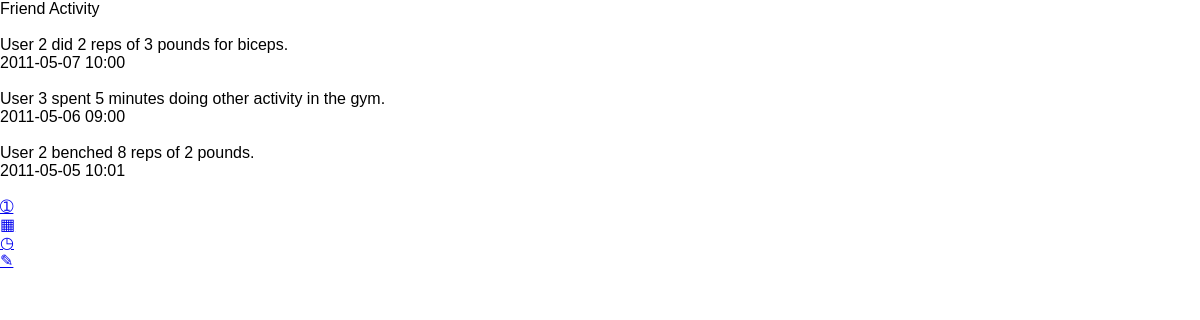
The page /activity.php on the database as committed earlier.
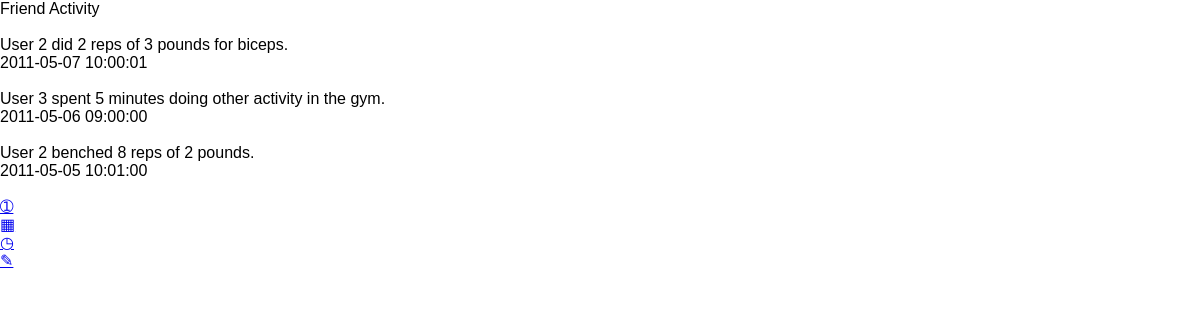
The same page on the database as committed later.
### tables this page shows
CREATE TABLE activity (userid int, time string, type string, entry1 int, entry2 int, entry3 int, primary key(userid, time,type));

### header.php (called while the page is built)
<?php
include('header_all.php');
?>

### utils.php (called while the page is built, shortened)
<?php
function show_logout()
{
  $url = basename($_SERVER['PHP_SELF']);
  return true;
}
function get_hdr_title()
{
  $url = basename($_SERVER['PHP_SELF']);
  $url_to_title = array('index.php' => 'iWorkout',
                        'create.php' => 'Create Account',
                        'create_confirm.php' => 'Create Account',
						'leaderboard.php' => 'Leaderboard',
						'activity.php' => 'Friend Activity',
						'history.php' => 'Your History',
						'log.php' => 'Log Activity',
						'log_ask.php' => 'Log Activity',
						'log_confirm.php' => 'Log Activity',
						'points.php' => 'Point System');
  if (array_key_exists($url, $url_to_title)) {
    return $url_to_title[$url];
  }
  return 'iWorkout';
}
function get_navbar_class($url)
{
  $curr = basename($_SERVER['PHP_SELF']);
  $new = basename($url);
  if ($curr == $new) {
    return "ui-btn-active";
  }
}
?>

### activity.php (the view)
<?php
include('header.php');
include('sqlitedb.php');
?>
<br/>
<?php
	$total_number_displayed = 10;
	try{
		$query = "select * from activity order by time desc;";
		$result = $db->query($query);
		for ($i = 0; $i < $total_number_displayed; $i++){
			$item = $result->fetch();
			if ($item != null){
				$type = $item["type"];
				if (strcmp('bench',$type) == 0){
					echo "User ".$item["userid"]." benched ".$item["entry1"]." reps of ".$item["entry2"]." pounds.";
					echo "<br/>".$item["time"];
					echo "<br/> <br/>";
				}
				else if (strcmp('biceps',$type) == 0){
					echo "User ".$item["userid"]." did ".$item["entry1"]." reps of ".$item["entry2"]." pounds for biceps.";
					echo "<br/>".$item["time"];
					echo "<br/> <br/>";
				}
				else if (strcmp('pushups',$type) == 0){
					echo "User ".$item["userid"]." did ".$item["entry1"]." pushups.";
					echo "<br/>".$item["time"];
					echo "<br/> <br/>";
				}
				else if (strcmp('running',$type) == 0){
					echo "User ".$item["userid"]." ran ".$item["entry1"]." miles in ".$item["entry2"]." minutes.";
					echo "<br/>".$item["time"];
					echo "<br/> <br/>";
				}
				else if (strcmp('situps',$type) == 0){
					echo "User ".$item["userid"]." did ".$item["entry1"]." sit-ups.";
					echo "<br/>".$item["time"];
					echo "<br/> <br/>";
				}
				else{
					echo "User ".$item["userid"]." spent ".$item["entry1"]." minutes doing other activity in the gym.";
					echo "<br/>".$item["time"];
					echo "<br/> <br/>";
				}
			}
		}
	}
	catch(PDOException $e){
		echo "<p>Unable to get recent activity.</p>";
	}
?>
<?php include('footer.php'); ?>

### header_all.php (shortened to what this page needs)
<?php include('utils.php'); ?>
<!DOCTYPE html>
<html>
<head>
<link rel="stylesheet" type="text/css" href="reset.css" />
<link rel="stylesheet" href="http://code.jquery.com/mobile/1.0rc2/jquery.mobile-1.0rc2.min.css" />
<link rel="stylesheet" type="text/css" href="style.css" />
</head>
<body>
<div data-role="page">
  <div data-role="header">
    <h1><?php echo get_hdr_title(); ?></h1>
  </div>
<div data-role="content">

### footer.php
</div>
	<?php include('navbar.php'); ?>
</div>
</body>
</html>

### navbar.php
<div data-role="footer" data-id="myfooter" data-position="fixed" style="top: 0px;" role="contentinfo" class="ui-footer ui-bar-a ui-footer-fixed fade ui-fixed-inline" >
  <div data-role="navbar">
    <ul>
<?php
$tabs = array("leaderboard.php" => "&#10112;",
			  "activity.php" => "&#9638;",
			  "history.php" => "&#9719;",
			  "log.php" => "&#9998");
foreach ($tabs as $url => $text) {
  echo '<li><a href="'.$url.'" class="'.get_navbar_class($url).'" rel="external">'.$text.'</a></li>';
}
?>
    </ul>
  </div>
</div>

### style.css (style rules this page uses)
body { font-family: helvetica, arial, sans-serif; line-height: 18px; }

Rows that differ between the two databases and show on the page:
removed activity: userid "2", entry1 "2", entry2 "3", time "2011-05-07 10:00"
removed activity: userid "2", entry1 "8", entry2 "2", time "2011-05-05 10:01"
added activity: userid "2", entry1 "2", entry2 "3", time "2011-05-07 10:00:01"
changed activity "3": time "2011-05-06 09:00" → "2011-05-06 09:00:00"
added activity: userid "2", entry1 "8", entry2 "2", time "2011-05-05 10:01:00"
